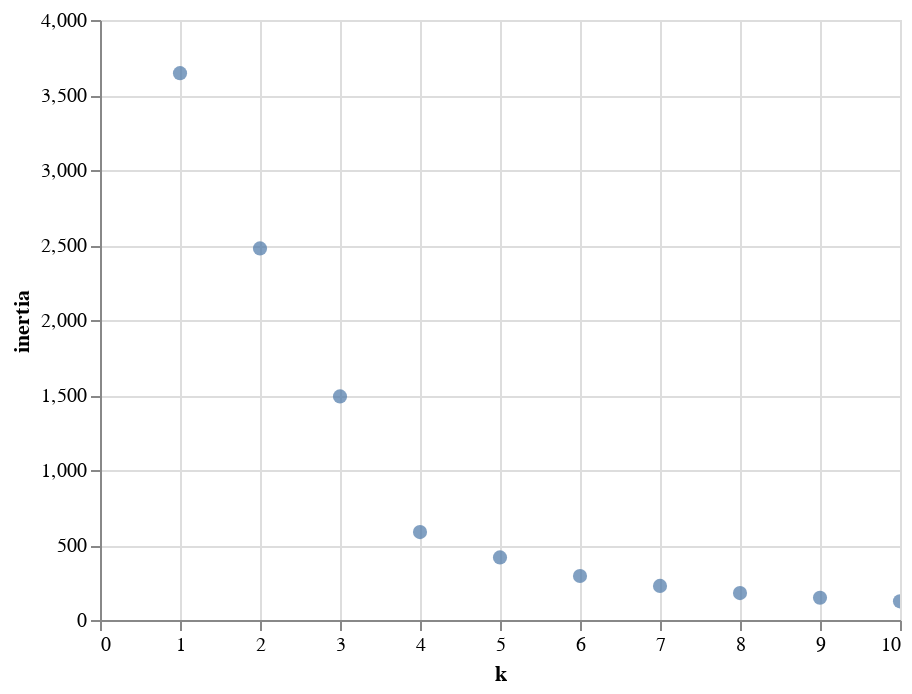

The code cell stored with this chart in its notebook:
### Code cell
# Create the Elbow Curve using AltAir

import altair as alt
alt.Chart(df_elbow).mark_circle(size=50).encode(
    x='k',
    y='inertia'
).interactive()

### Figure 1 — Vega-Lite specification as saved in the notebook (floating-point values rounded to 4 significant figures)
{"config": {"view": {"continuousWidth": 400, "continuousHeight": 300}}, "data": {"name": "data-231230696de96f7d4132ac45da7b9706"}, "mark": {"type": "circle", "size": 50}, "encoding": {"x": {"type": "quantitative", "field": "k"}, "y": {"type": "quantitative", "field": "inertia"}}, "selection": {"selector001": {"type": "interval", "bind": "scales", "encodings": ["x", "y"]}}, "$schema": "https://vega.github.io/schema/vega-lite/v4.8.1.json", "datasets": {"data-231230696de96f7d4132ac45da7b9706": [{"k": 1, "inertia": 3646.0}, {"k": 2, "inertia": 2477.0}, {"k": 3, "inertia": 1490.0}, {"k": 4, "inertia": 585.9}, {"k": 5, "inertia": 417.0}, {"k": 6, "inertia": 293.3}, {"k": 7, "inertia": 227.2}, {"k": 8, "inertia": 179.2}, {"k": 9, "inertia": 148.1}, {"k": 10, "inertia": 124.2}]}}
